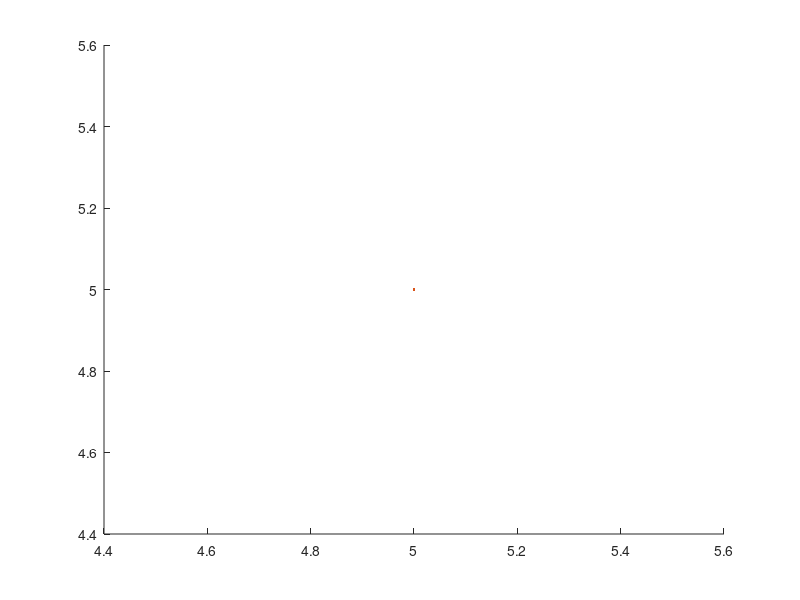

This figure's MATLAB source: (Note: this script raises an error after producing the figure.)
clear all
close all
clc

k =menu('select your Distance:',' 1-Taxicab ellipse','2-Taxicab hyperbola','3-Maximum metric ellipse','4-Maximum metric hyperbola');
switch k
    
   case 1
       
     d = input('Enter your distance number: ');
     a = input('Enter foci(x1): ');
     b = input('Enter foci(y1): ');
     g = input('Enter foci(x2): ');
     h = input('Enter foci(y2): ');

     for i=1:60
         
         x(i) = input('Enter point(x) number: ');
         y(i) = input('Enter point(y) number: ');
         
         distance(i) = (abs(x(i) - a) + abs(y(i) - b)) + (abs(x(i) - g) + abs(y(i) - h))
         
         if d~=distance(i)
             x(i)=nan();
             y(i)=nan();
             
         end
         
         plot(a,b,g,h, x, y,'O','MarkerSize',7,'MarkerFaceColor','g')
         
     end 
     
    case 2
        
        d2 = input('Enter your distance number: ');
        a2 = input('Enter foci(x1): ');
        b2 = input('Enter foci(y1): ');
        g2 = input('Enter foci(x2): ');
        h2 = input('Enter foci(y2): ');
        
        for i=1:60
            
            x2(i) = input('Enter point(x) number: ');
            y2(i) = input('Enter point(y) number: ');
            
            distance2(i) = (abs(x2(i) - a2) + abs(y2(i) - b2)) - (abs(x2(i) - g2) + abs(y2(i) - h2))
            
            if d2~=distance2(i)
                x2(i) = nan();
                y2(i) = nan();
            end
            
            plot(a2,b2,g2,h2, x2, y2,'O','MarkerSize',7,'MarkerFaceColor','g')
            
        end
        
    case 3
        
        d = input('Enter your distance number: ');
        a = input('Enter foci(x1): ');
        b = input('Enter foci(y1): ');
        g = input('Enter foci(x2): ');
        h = input('Enter foci(y2): ');
        
        for i=1:60
            
            x(i) = input('Enter point(x) number: ');
            y(i) = input('Enter point(y) number: ');
            
            distance(i) = max(abs(a - x(i)),abs(b - y(i)))+ max(abs(g - x(i)),abs(h - y(i)))
            
            if d~=distance(i)
                x(i) = nan();
                y(i) = nan();
            end
            
            plot(a,b,g,h,x,y,'O','MarkerSize',7,'MarkerFaceColor','g')
            
        end
        
    case 4
        
        d2 = input('Enter your distance number: ');
        a2 = input('Enter foci(x1): ');
        b2 = input('Enter foci(y1): ');
        g2 = input('Enter foci(x2): ');
        h2 = input('Enter foci(y2): ');
        
        for i=1:60
            
            x2(i) = input('Enter point(x) number: ');
            y2(i) = input('Enter point(y) number: ');
            
            distance2(i) = max(abs(a2 - x2(i)),abs(b2 - y2(i)))- max(abs(g2 - x2(i)),abs(h2 - y2(i)))
            
            if d2~=distance2(i)
                x2(i) = nan();
                y2(i) = nan();
            end
            
            plot(a2,b2,g2,h2,x2,y2,'O','MarkerSize',7,'MarkerFaceColor','g')
            
        end
end